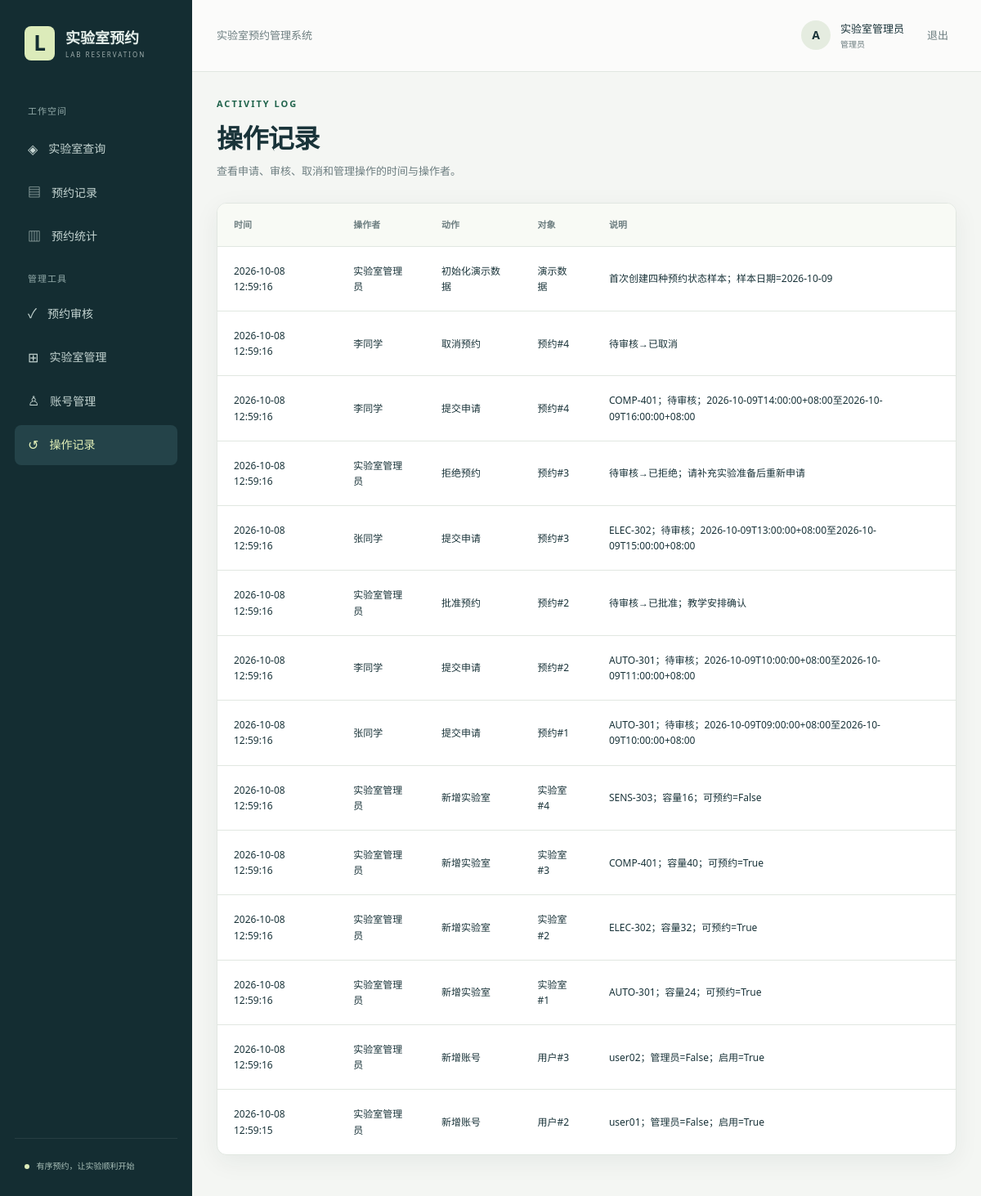
Screenshot of /manage/audit/ (signed in) with the database file from the repository.
### src/labapp/models.py (models this page shows)
class AuditEvent(models.Model):  # 在业务事务中记录关键动作。
    actor = models.ForeignKey(settings.AUTH_USER_MODEL, on_delete=models.PROTECT)  # 保留操作者关联。
    action = models.CharField(max_length=32)  # 保存稳定操作标识。
    subject = models.CharField(max_length=120)  # 保存被操作对象的文字标识。
    detail = models.TextField(blank=True)  # 保存关键输入与状态变化说明。
    created_at = models.DateTimeField(auto_now_add=True)  # 保存真实操作时间。
    @property  # 页面显示中文操作名称，数据库仍保留稳定标识。
    def action_label(self):  # 将已定义的业务动作转换成易读名称。
        labels = {'SUBMIT': '提交申请', 'APPROVE': '批准预约', 'REJECT': '拒绝预约', 'CANCEL': '取消预约', 'LAB_CREATE': '新增实验室', 'LAB_UPDATE': '修改实验室', 'USER_CREATE': '新增账号', 'USER_UPDATE': '修改账号', 'DEMO_INIT': '初始化演示数据'}  # 集中维护名称对应关系。
        return labels.get(self.action, self.action)  # 未知历史标识仍可追踪。
    class Meta:  # 规定查看顺序。
        ordering = ['-created_at', '-pk']  # 最新操作优先显示。

### src/labapp/views.py (the view)
# urls.py: path('manage/audit/', views.audit_events, name='audit'),  # 关键操作记录。
@manager_required  # 关键操作记录含管理信息，只对管理员开放。
def audit_events(request):  # 查询真实操作时间与操作者。
    page = Paginator(AuditEvent.objects.select_related('actor'), 25).get_page(request.GET.get('page'))  # 分页加载记录。
    return render(request, 'labapp/audit.html', {'title': '操作记录', 'section': 'audit', 'page': page})  # 返回只读记录列表。

### src/labapp/services/common.py (called while the page is built)
def require_user(actor):  # 检查身份和账号当前有效性。
    if not actor.is_authenticated:  # 匿名对象不能查询当前账号。
        raise DomainError('FORBIDDEN', '请使用有效账号登录。')  # 明确身份错误。
    actor.refresh_from_db(fields=['is_active', 'is_staff'])  # 重新读取当前账号状态与权限。
    if not actor.is_active:  # 禁止停用账号操作。
        raise DomainError('FORBIDDEN', '请使用有效账号登录。')  # 返回明确身份错误。

def require_manager(actor):  # 检查管理业务权限。
    require_user(actor)  # 先验证账号有效性。
    if not actor.is_staff:  # is_staff在本项目对应管理员角色。
        raise DomainError('FORBIDDEN', '只有管理员可以执行此操作。')  # 服务端阻止越权。

### src/labapp/views.py (called while the page is built)
def manager_required(view):  # 封装管理员HTTP访问控制。
    @wraps(view)  # 保留原视图名称。
    def wrapped(request, *args, **kwargs):  # 验证当前请求角色。
        try:  # 将业务授权失败转换为403页面。
            require_manager(request.user)  # 以数据库当前角色校验。
        except DomainError as error:  # 处理越权请求。
            return render(request, 'labapp/error.html', {'title': '没有操作权限', 'error': str(error)}, status=403)  # 不返回管理数据。
        return view(request, *args, **kwargs)  # 合法管理请求继续执行。
    return login_required(wrapped)  # 匿名请求先进入登录流程。

### src/labapp/templates/labapp/audit.html
{% extends 'labapp/base.html' %}
{% block content %}
<div class="page-heading"><div><div class="eyebrow">ACTIVITY LOG</div><h1>操作记录</h1><p>查看申请、审核、取消和管理操作的时间与操作者。</p></div></div>
<section class="panel table-panel"><div class="table-scroll"><table><thead><tr><th>时间</th><th>操作者</th><th>动作</th><th>对象</th><th>说明</th></tr></thead><tbody>{% for event in page %}<tr><td>{{ event.created_at|date:'Y-m-d H:i:s' }}</td><td>{{ event.actor.first_name|default:event.actor.username }}</td><td>{{ event.action_label }}</td><td>{{ event.subject }}</td><td>{{ event.detail }}</td></tr>{% empty %}<tr><td colspan="5" class="empty-state">暂无操作记录。</td></tr>{% endfor %}</tbody></table></div>{% include 'labapp/_pagination.html' %}</section>
{% endblock %}

### src/labapp/templates/labapp/base.html (shortened to what this page needs)
{% load static %}
<!doctype html>
<html lang="zh-CN">
<head>
<link rel="stylesheet" href="{% static 'labapp/style.css' %}">
</head>
<body class="{% if not request.user.is_authenticated %}auth-page{% endif %}">
{% if request.user.is_authenticated %}
<aside class="sidebar">
<a class="brand" href="{% url 'labs' %}"><span class="brand-mark">L</span><span>实验室预约<small>LAB RESERVATION</small></span></a>
<div class="nav-caption">工作空间</div>
<nav aria-label="主要功能">
<a class="{% if section == 'labs' %}selected{% endif %}" href="{% url 'labs' %}">◈ <span>实验室查询</span></a>
<a class="{% if section == 'bookings' %}selected{% endif %}" href="{% url 'bookings' %}">▤ <span>{% if request.user.is_staff %}预约记录{% else %}我的预约{% endif %}</span></a>
<a class="{% if section == 'statistics' %}selected{% endif %}" href="{% url 'statistics' %}">▥ <span>预约统计</span></a>
{% if request.user.is_staff %}
<div class="nav-caption">管理工具</div>
<a href="{% url 'bookings' %}?status=PENDING">✓ <span>预约审核</span></a>
<a class="{% if section == 'manage_labs' %}selected{% endif %}" href="{% url 'manage_labs' %}">⊞ <span>实验室管理</span></a>
<a class="{% if section == 'accounts' %}selected{% endif %}" href="{% url 'accounts' %}">♙ <span>账号管理</span></a>
<a class="{% if section == 'audit' %}selected{% endif %}" href="{% url 'audit' %}">↺ <span>操作记录</span></a>
{% endif %}
</nav>
<div class="sidebar-note"><span class="status-dot"></span> 有序预约，让实验顺利开始</div>
</aside>
{% endif %}
<div class="workspace">
{% if request.user.is_authenticated %}
<header class="topbar"><span>实验室预约管理系统</span><div class="identity"><span class="avatar">{{ request.user.username|first|upper }}</span><span>{{ request.user.first_name|default:request.user.username }}<small>{% if request.user.is_staff %}管理员{% else %}预约申请人{% endif %}</small></span><form action="{% url 'logout' %}" method="post">{% csrf_token %}<button class="text-button" type="submit">退出</button></form></div></header>
{% endif %}
<main class="content">
{% block content %}{% endblock %}
</main>
</div>
</body>
</html>

### src/labapp/static/labapp/style.css (style rules this page uses)
:root { --navy:#142d32;--navy-light:#244349;--ink:#193339;--muted:#6d7e80;--paper:#f4f6f3;--border:#e1e7e1;--green:#21644c;--orange:#dc774c;--white:#fff;--shadow:0 8px 30px #122b3210 }
* { box-sizing:border-box }
body { margin:0;background:var(--paper);color:var(--ink);font:15px/1.6 'Segoe UI','Microsoft YaHei',sans-serif }
a { color:inherit;text-decoration:none }
button,input,select,textarea { font:inherit }
button,a,input,select,textarea { outline-offset:4px }
h1,h2,p { margin:0 }
h1 { font-size:32px;line-height:1.3;letter-spacing:-.6px }
.eyebrow { font-size:11px;font-weight:700;letter-spacing:2px;color:var(--green);margin-bottom:12px }
.sidebar { position:fixed;inset:0 auto 0 0;width:235px;background:var(--navy);color:#e3ede9;padding:32px 18px;display:flex;flex-direction:column;z-index:2 }
.brand { display:flex;gap:13px;align-items:center;padding:0 12px 35px;font-size:18px;font-weight:700 }
.brand-mark { width:37px;height:42px;background:#dcebba;border-radius:8px;color:var(--navy);display:grid;place-items:center;font-size:26px;font-weight:800 }
.brand small { display:block;font-size:8px;font-weight:500;letter-spacing:2px;opacity:.65 }
.nav-caption { font-size:11px;color:#92aaa9;margin:18px 16px 9px;letter-spacing:1px }
nav a { display:flex;align-items:center;gap:13px;padding:12px 16px;margin:4px 0;border-radius:8px;font-size:16px;color:#c4d4d1 }
nav a.selected,nav a:hover { background:var(--navy-light);color:#e3f0b8 }
nav a span { font-size:14px }
.sidebar-note { margin-top:auto;border-top:1px solid #ffffff15;padding:24px 12px 0;font-size:10px;color:#aac0b9;line-height:1.8 }
.status-dot { display:inline-block;width:6px;height:6px;border-radius:50%;background:#dcebba;margin-right:6px }
.workspace { margin-left:235px;min-height:100vh }
.topbar { height:88px;padding:0 40px;display:flex;align-items:center;justify-content:space-between;border-bottom:1px solid var(--border);background:#ffffffa0;font-size:13px;color:var(--muted) }
.identity { display:flex;align-items:center;gap:12px;color:var(--ink);font-size:13px }
.identity small { display:block;font-size:10px;color:var(--muted) }
.avatar { width:36px;height:36px;display:grid;place-items:center;background:#e5ece0;border-radius:50%;font-size:14px;font-weight:700 }
.text-button { border:0;background:transparent;color:var(--muted);cursor:pointer;padding:10px;margin-left:6px }
.content { padding:38px 40px 60px;max-width:1600px;margin:0 auto }
.page-heading { display:flex;justify-content:space-between;gap:24px;align-items:center;margin-bottom:28px }
.page-heading p { color:var(--muted);font-size:13px;margin-top:10px }
.panel { background:var(--white);border:1px solid var(--border);border-radius:12px;padding:27px;box-shadow:var(--shadow);margin-bottom:24px }
.table-panel { padding:0;overflow:hidden }
.table-scroll { overflow-x:auto }
table { border-collapse:collapse;width:100%;font-size:12px }
th { text-align:left;padding:17px 20px;background:#f8faf5;color:var(--muted);font-size:11px;font-weight:600;white-space:nowrap }
td { padding:20px;border-top:1px solid var(--border);vertical-align:middle }
@media (max-width:1200px) { .content { padding:30px } }
@media (max-width:1200px) { .topbar { padding:0 30px } }

### rows the page displays
AuditEvent: created_at "2026-10-08 12:59:16", actor.first_name "实验室管理员", action_label "初始化演示数据", subject "演示数据", detail "首次创建四种预约状态样本；样本日期=2026-10-09"
AuditEvent: created_at "2026-10-08 12:59:16", actor.first_name "李同学", action_label "取消预约", subject "预约#4", detail "待审核→已取消"
AuditEvent: created_at "2026-10-08 12:59:16", actor.first_name "李同学", action_label "提交申请", subject "预约#4", detail "COMP-401；待审核；2026-10-09T14:00:00+08:00至2026-10-09T16:00:00+08:00"
AuditEvent: created_at "2026-10-08 12:59:16", actor.first_name "实验室管理员", action_label "拒绝预约", subject "预约#3", detail "待审核→已拒绝；请补充实验准备后重新申请"
AuditEvent: created_at "2026-10-08 12:59:16", actor.first_name "张同学", action_label "提交申请", subject "预约#3", detail "ELEC-302；待审核；2026-10-09T13:00:00+08:00至2026-10-09T15:00:00+08:00"
AuditEvent: created_at "2026-10-08 12:59:16", actor.first_name "实验室管理员", action_label "批准预约", subject "预约#2", detail "待审核→已批准；教学安排确认"
AuditEvent: created_at "2026-10-08 12:59:16", actor.first_name "李同学", action_label "提交申请", subject "预约#2", detail "AUTO-301；待审核；2026-10-09T10:00:00+08:00至2026-10-09T11:00:00+08:00"
AuditEvent: created_at "2026-10-08 12:59:16", actor.first_name "张同学", action_label "提交申请", subject "预约#1", detail "AUTO-301；待审核；2026-10-09T09:00:00+08:00至2026-10-09T10:00:00+08:00"
AuditEvent: created_at "2026-10-08 12:59:16", actor.first_name "实验室管理员", action_label "新增实验室", subject "实验室#4", detail "SENS-303；容量16；可预约=False"
AuditEvent: created_at "2026-10-08 12:59:16", actor.first_name "实验室管理员", action_label "新增实验室", subject "实验室#3", detail "COMP-401；容量40；可预约=True"
AuditEvent: created_at "2026-10-08 12:59:16", actor.first_name "实验室管理员", action_label "新增实验室", subject "实验室#2", detail "ELEC-302；容量32；可预约=True"
AuditEvent: created_at "2026-10-08 12:59:16", actor.first_name "实验室管理员", action_label "新增实验室", subject "实验室#1", detail "AUTO-301；容量24；可预约=True"
AuditEvent: created_at "2026-10-08 12:59:16", actor.first_name "实验室管理员", action_label "新增账号", subject "用户#3", detail "user02；管理员=False；启用=True"
AuditEvent: created_at "2026-10-08 12:59:15", actor.first_name "实验室管理员", action_label "新增账号", subject "用户#2", detail "user01；管理员=False；启用=True"

### other values shown
{{ request.user.username|first|upper }} "A"
{{ request.user.first_name|default:request.user.username }} "实验室管理员"
